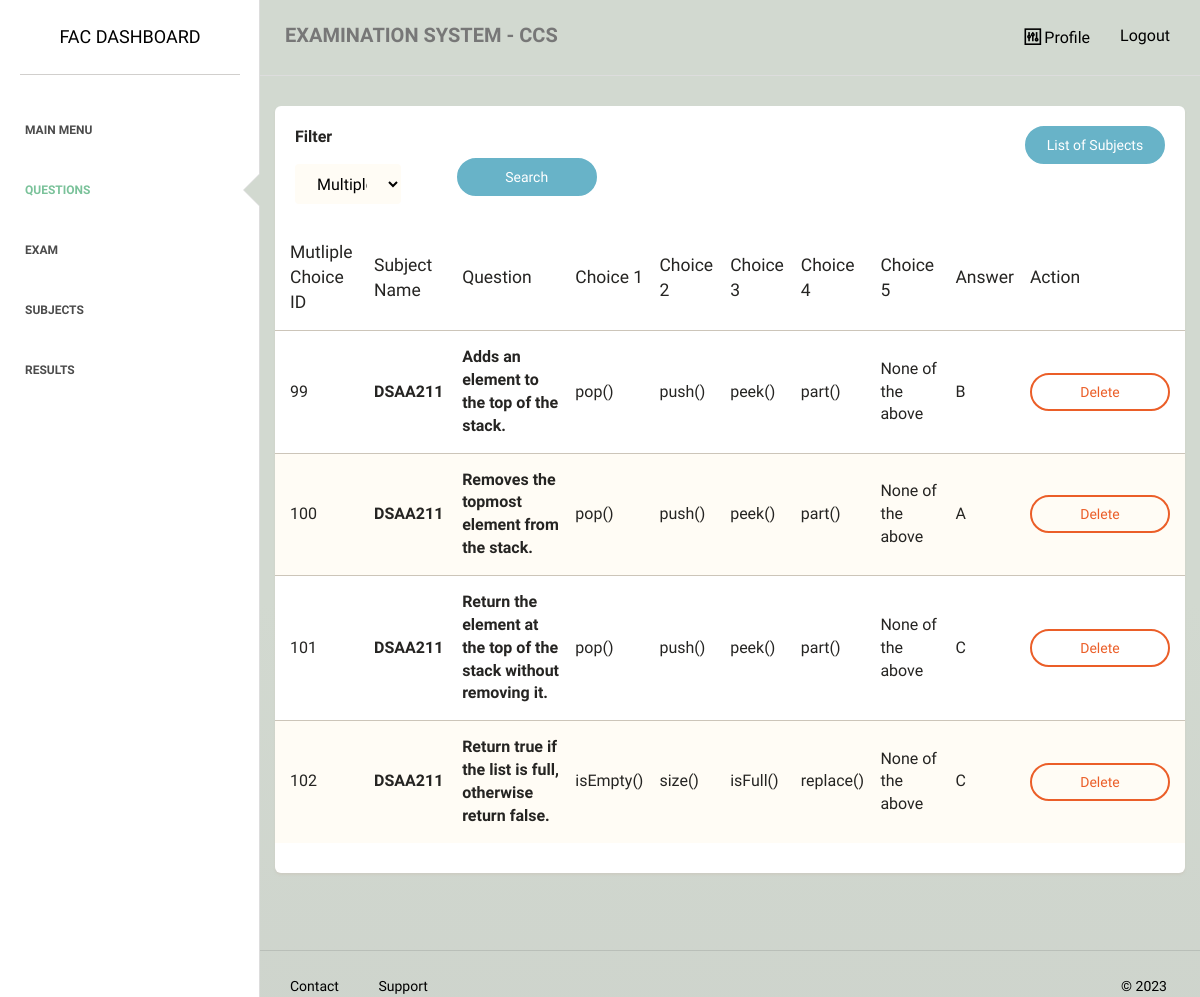
The page /faculty/questions/index.php (signed in) on the database as committed earlier.
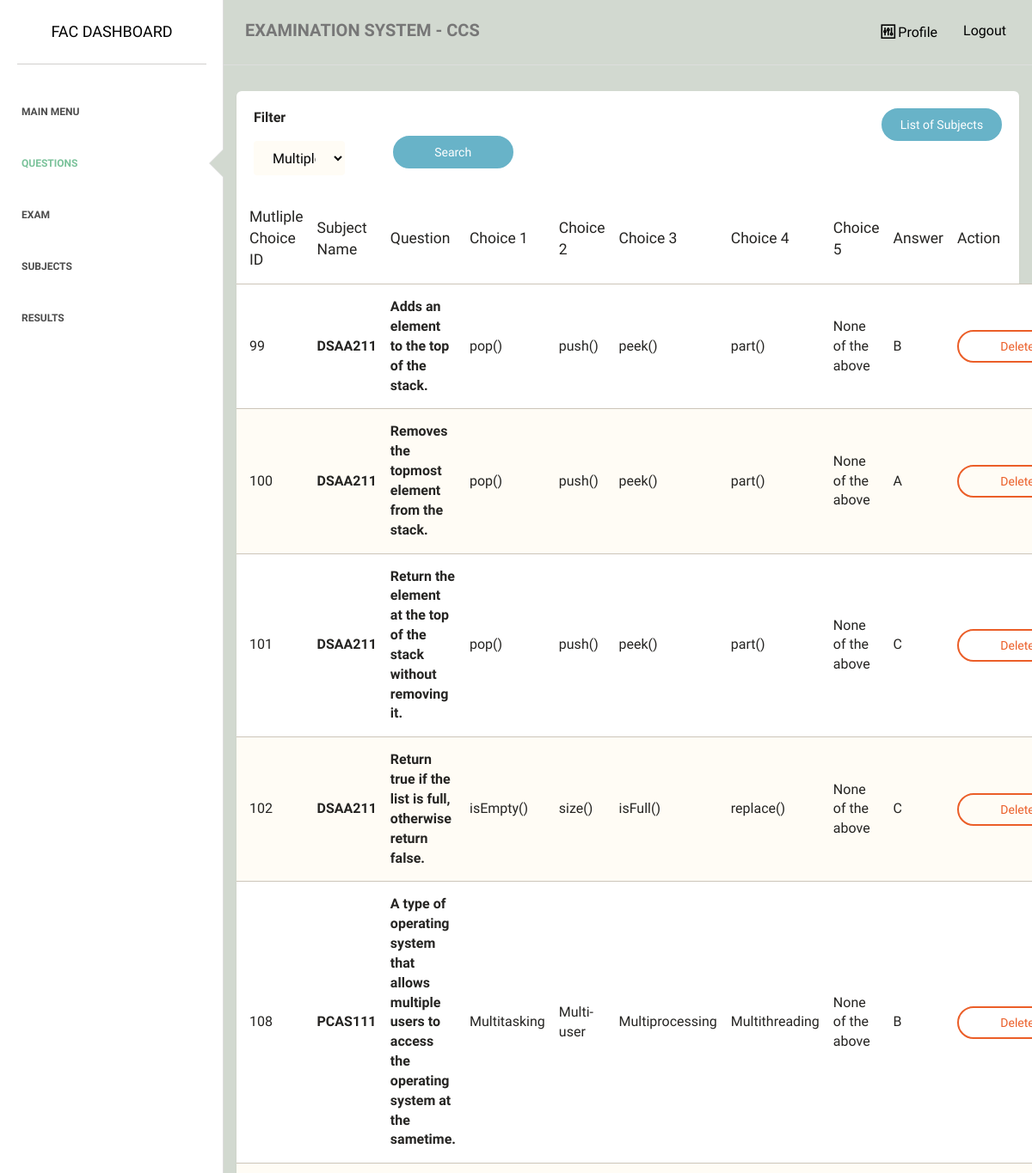
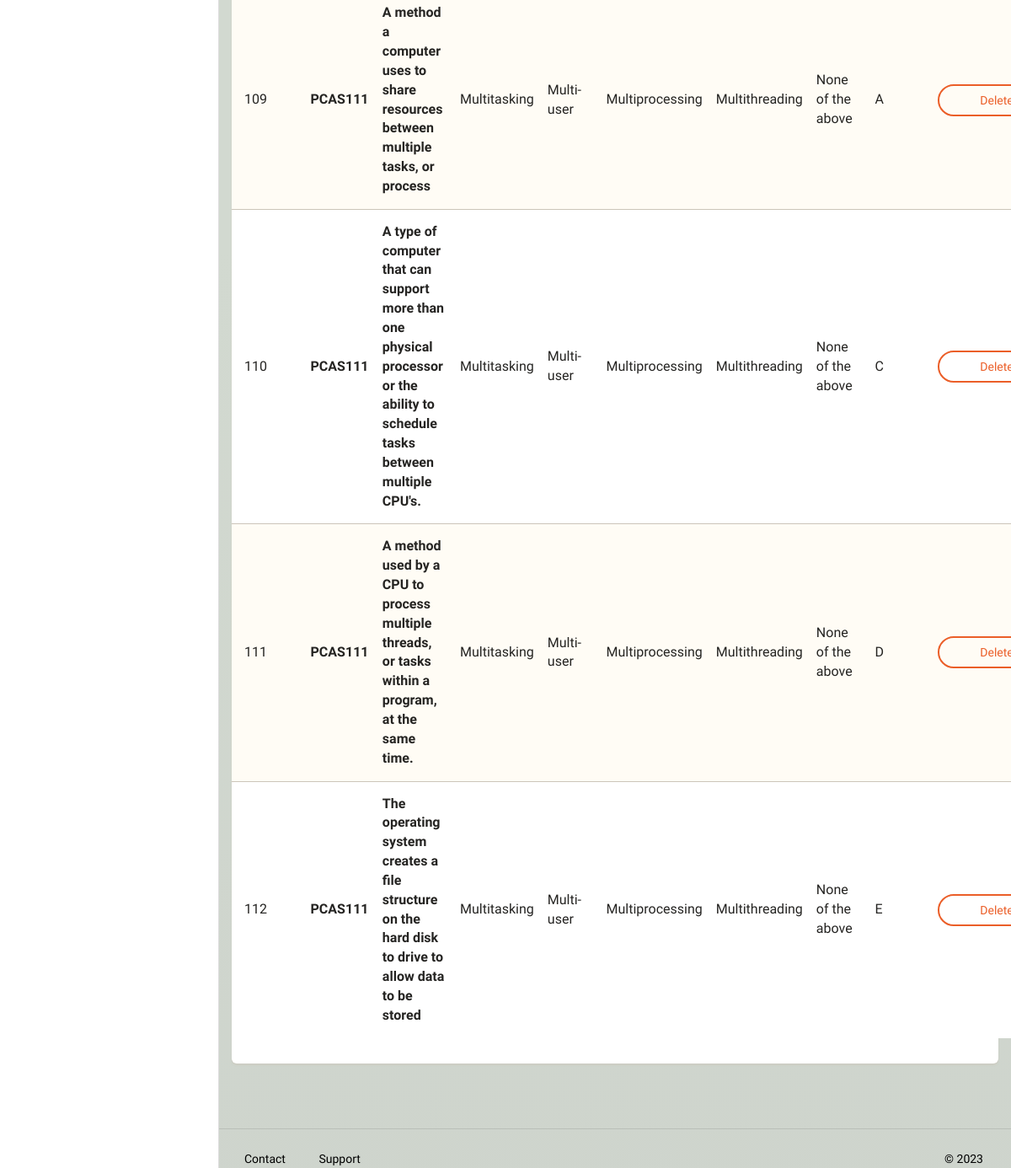
The same page on the database as committed later (2 pictures, top to bottom).
### tables this page shows
CREATE TABLE `multiplechoice` (
  `exammulti_id` int(255) NOT NULL,
  `subject` varchar(255) NOT NULL,
  `subject_id` varchar(255) NOT NULL,
  `question` varchar(255) NOT NULL,
  `A` varchar(255) NOT NULL,
  `B` varchar(255) NOT NULL,
  `C` varchar(255) NOT NULL,
  `D` varchar(255) NOT NULL,
  `E` varchar(255) NOT NULL,
  `answer` varchar(255) NOT NULL,
  `yearlevel` varchar(50) NOT NULL,
  `grading_period` varchar(200) NOT NULL,
  `semester` varchar(50) NOT NULL,
  `profname` varchar(200) NOT NULL,
  `prof_id` int(50) NOT NULL,
  `difficulty` varchar(255) NOT NULL
);

### faculty/questions/index.php (the view, shortened to what the changed rows need)
<?php
require_once "../../dbconnect.php";
$search = $_GET['search1'] ?? 'multiplechoice';
$statement = $pdo->prepare("SELECT * FROM $search where prof_id = :prof_id");
$statement->bindValue(':prof_id', $_SESSION["id"]);
$statement->execute();
$procdata = $statement->fetchAll(PDO::FETCH_ASSOC);
?>
<!doctype html>
<html lang="en">
<head>
    <link href="../../assets/css/main.css" rel="stylesheet" />
    <link href="../../assets/css/animate.css" rel="stylesheet"/>
    <link href="../../assets/css/paper-dashboard.css" rel="stylesheet"/>
    <link href="../../assets/css/demo.css" rel="stylesheet" />
    <link href="http://maxcdn.bootstrapcdn.com/font-awesome/latest/css/font-awesome.min.css" rel="stylesheet">
    <link href="../../assets/css/themify-icons.css" rel="stylesheet">
</head>
<body>
<div class="wrapper">
    <div class="main-panel">
        <div class="content">
            <div class="container-fluid">
                <div class="row">
                    <div class="">
                        <div class="card ">
                            <div class="content table-responsive table-full-width">
                                <table class="table table-striped">
                                    <thead>
                                        <?php if ($search == 'multiplechoice'): ?>
                                        <th>Mutliple Choice ID</th>
                                    	<th>Subject Name</th>
                                    	<th>Question</th>
                                    	<th>Choice 1</th>
                                    	<th>Choice 2</th>
                                    	<th>Choice 3</th>
                                    	<th>Choice 4</th>
                                    	<th>Choice 5</th>
                                    	<th>Answer</th>
                                    	<th>Action</th>
                                        <?php endif;?>
                                    </thead>
                                    <tbody>
                                        <?php foreach ($procdata as $i => $item): ?>
                                        <tr>
                                        	<td style="font-size:medium;">
                                                <?php if ($search == 'multiplechoice'): ?>
                                                    <?php echo $item['exammulti_id']; ?>
                                                <?php endif;?>
                                            </td>
                                        	<td style="font-size:medium;"><b><?php echo $item['subject']; ?></b></td>
                                        	<td style="font-size:medium;"><b><?php echo $item['question']; ?></b></td>
                                            <?php if ($search == 'multiplechoice'): ?>
                                                <td style="font-size:medium;"><?php echo $item['A']; ?></td>
                                                <td style="font-size:medium;"><?php echo $item['B']; ?></td>
                                                <td style="font-size:medium;"><?php echo $item['C']; ?></td>
                                                <td style="font-size:medium;"><?php echo $item['D']; ?></td>
                                                <td style="font-size:medium;"><?php echo $item['E']; ?></td>
                                            <?php endif;?>
                                            <td style="font-size:medium;"><?php echo $item['answer']; ?></td>
                                        	<td style="text-align:left;">
                                                <?php if ($search == 'multiplechoice'): ?>
                                                    <a href="delete.php?exammulti_id=<?php echo $item['exammulti_id']; ?>" class="btn btn-danger btn-wd">Delete</a>
                                                <?php endif;?>
                                            </td>
                                        </tr>
                                        <?php endforeach;?>
                                    </tbody>
                                </table>
                            </div>
                        </div>
                    </div>
                </div>
            </div>
        </div>
    </div>
</div>
</body>
</html>

Rows that differ between the two databases and show on the page:
added multiplechoice: exammulti_id "108", subject "PCAS111", question "A type of operating system that allows multiple users to access the operating system at the sametime.", A "Multitasking", B "Multi-user", C "Multiprocessing", D "Multithreading", E "None of the above", answer "B"
added multiplechoice: exammulti_id "109", subject "PCAS111", question "A method a computer uses to share resources between multiple tasks, or process", A "Multitasking", B "Multi-user", C "Multiprocessing", D "Multithreading", E "None of the above", answer "A"
added multiplechoice: exammulti_id "110", subject "PCAS111", question "A type of computer that can support more than one physical processor or the ability to schedule tasks between multiple CPU's.", A "Multitasking", B "Multi-user", C "Multiprocessing", D "Multithreading", E "None of the above", answer "C"
added multiplechoice: exammulti_id "111", subject "PCAS111", question "A method used by a CPU to process multiple threads, or tasks within a program, at the same time.", A "Multitasking", B "Multi-user", C "Multiprocessing", D "Multithreading", E "None of the above", answer "D"
added multiplechoice: exammulti_id "112", subject "PCAS111", question "The operating system creates a file structure on the hard disk to drive to allow data to be stored", A "Multitasking", B "Multi-user", C "Multiprocessing", D "Multithreading", E "None of the above", answer "E"
